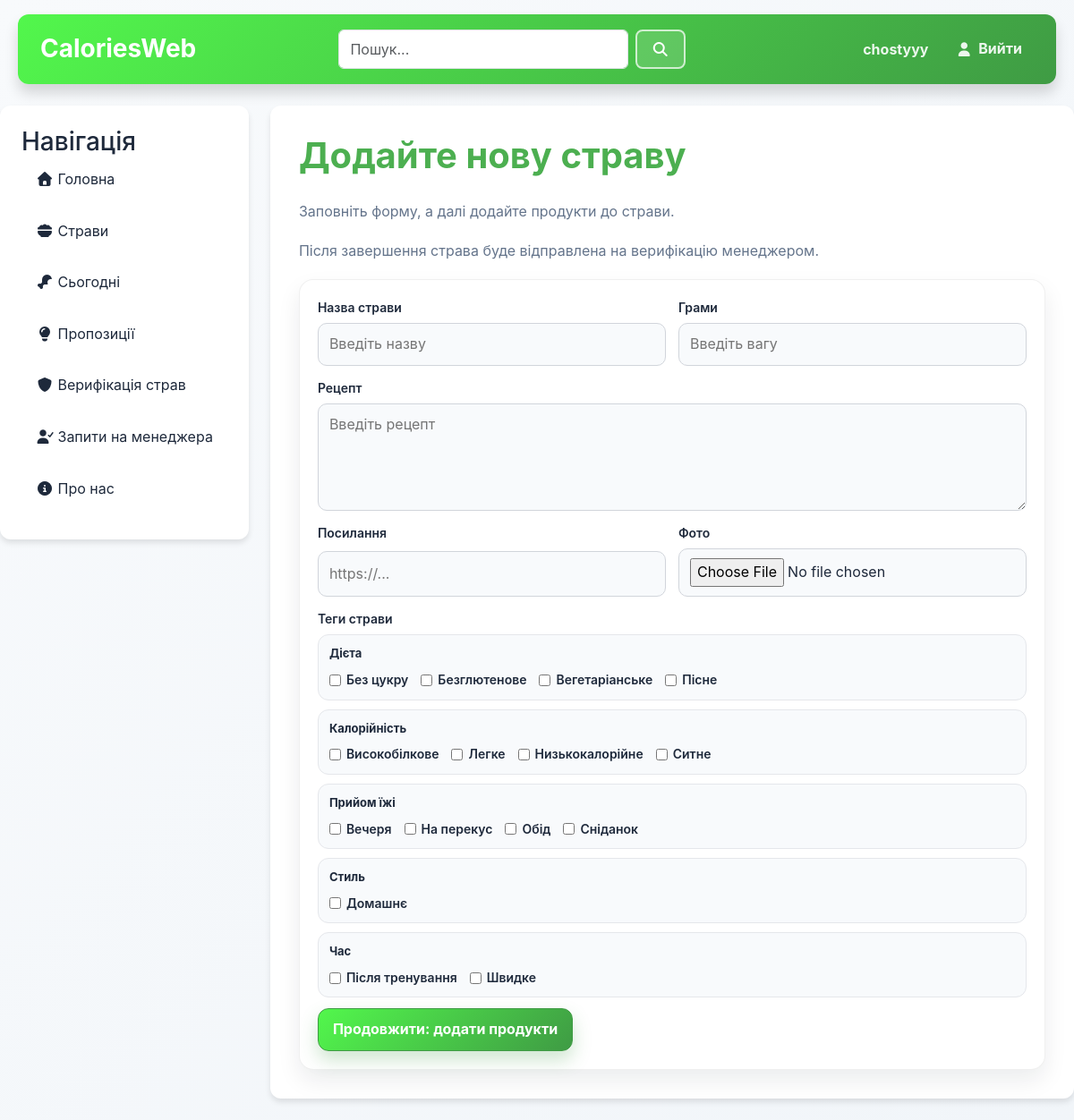
Screenshot of /meals/add/ (signed in) with the database file from the repository.
### meals/models.py (models this page shows, shortened)
class Tag(models.Model):
    name = models.CharField(max_length=50)
    type = models.CharField(max_length=50, null=True)

### meals/views.py (the view, shortened to what this page needs)
# urls.py: path("add/", views.add_meal, name="add_meal"),
def add_meal(request):
    if not request.user.is_authenticated:
        return redirect("main:logIn")
    user_details = getattr(request.user, "details", None)
    if not user_details or user_details.current_streak < 30:
        return redirect("meals:meals")
    if user_details.account_status != "active" or user_details.is_banned:
        return redirect("meals:meals")
    all_tags = Tag.objects.order_by("type", "name")
    grouped_tags = []
    for tag in all_tags:
        group_name = (tag.type or "Інше").strip() if tag.type else "Інше"
        if grouped_tags and grouped_tags[-1]["type"] == group_name:
            grouped_tags[-1]["tags"].append(tag)
        else:
            grouped_tags.append({
                "type": group_name,
                "tags": [tag],
            })
    selected_tag_ids = []
    return render(request, "meals/addMeal.html", {
        "grouped_tags": grouped_tags,
        "selected_tag_ids": selected_tag_ids,
    })

### meals/templates/meals/addMeal.html (shortened to what this page needs)
{% extends "main/layout.html" %}
{% load static %}
{% block extra_css %}
    <link rel="stylesheet" href="{% static 'meals/css/meals.css' %}?v=1">
{% endblock %}
{% block content %}
    <div class="meal-form-page">
        <h1 class="meal-form-heading">Додайте нову страву</h1>
        <p class="meal-form-subheading">Заповніть форму, а далі додайте продукти до страви.</p>
        <p class="meal-form-subheading">Після завершення страва буде відправлена на верифікацію менеджером.</p>
        <form method="post" enctype="multipart/form-data" class="meal-form-card">
            <div class="meal-form-grid">
                <div class="meal-form-group">
                    <label for="name">Назва страви</label>
                    <input type="text" id="name" name="name" class="meal-form-input" placeholder="Введіть назву" required>
                </div>
                <div class="meal-form-group">
                    <label for="grams">Грами</label>
                    <input type="number" id="grams" name="grams" class="meal-form-input" placeholder="Введіть вагу" required>
                </div>
                <div class="meal-form-group meal-form-group-full">
                    <label for="recipe">Рецепт</label>
                    <textarea id="recipe" name="recipe" class="meal-form-input meal-form-textarea" placeholder="Введіть рецепт"></textarea>
                </div>
                <div class="meal-form-group">
                    <label for="link">Посилання</label>
                    <input type="url" id="link" name="link" class="meal-form-input" placeholder="https://...">
                </div>
                <div class="meal-form-group">
                    <label for="image">Фото</label>
                    <input type="file" id="image" name="image" class="meal-form-input" accept="image/*">
                </div>
                <div class="meal-form-group meal-form-group-full">
                    <label>Теги страви</label>
                    {% if grouped_tags %}
                        <div class="meal-tag-groups">
                            {% for group in grouped_tags %}
                                <div class="meal-tag-group">
                                    <p class="meal-tag-group-title">{{ group.type }}</p>
                                    <div class="meal-tag-options">
                                        {% for tag in group.tags %}
                                            <label class="meal-tag-option">
                                                <input type="checkbox" name="tag" value="{{ tag.id }}" {% if tag.id in selected_tag_ids %}checked{% endif %}>
                                                {{ tag.name }}
                                            </label>
                                        {% endfor %}
                                    </div>
                                </div>
                            {% endfor %}
                        </div>
                    {% else %}
                        <p class="meal-form-subheading">Тегів поки що немає.</p>
                    {% endif %}
                </div>
            </div>
            <div class="meal-form-actions">
                <button type="submit" class="meal-form-btn">Продовжити: додати продукти</button>
            </div>
        </form>
    </div>
{% endblock %}

### main/templates/main/layout.html (shortened to what this page needs)
{% load static %}
<!DOCTYPE html>
<html lang="en">
<head>
    <link href="https://cdn.jsdelivr.net/npm/bootstrap@5.3.8/dist/css/bootstrap.min.css" rel="stylesheet">
    <link rel="stylesheet" href="{% static 'main/css/main.css' %}">
    <link rel="stylesheet" href="https://cdnjs.cloudflare.com/ajax/libs/font-awesome/7.0.1/css/all.min.css">
    {% block extra_css %}{% endblock %}
</head>
<body>
<header>
    <table>
        <tr>
            <th style="text-align: left;" style="width: fit-content;">
                <a href="{% url 'main:home' %}" style="width: fit-content;" >
                    <h1 style="width: fit-content;">CaloriesWeb</h1>
                </a>
            </th>
            <th style="text-align: center; width: 35%;">
                <form action="{% url 'meals:search' %}" method="get" class="d-flex">
                    <input class="form-control" type="text" name="q" placeholder="Пошук...">
                    <button class="btn btn-outline-danger ms-2" type="submit">
                        <i class="fa-solid fa-magnifying-glass"></i>
                    </button>
                </form>
            </th>
            <th style="text-align: right;">
                {% if user.is_authenticated %}
                    <a href="{% url 'user:user_detail' user.id %}"><span>{{ user.username }}</span></a>
                    <a href="{% url 'main:logOut' %}">
                        <span><i class="fa-solid fa-user"></i> Вийти</span>
                    </a>
                {% endif %}
            </th>
        </tr>
    </table>
</header>
<main class="layout">
    <aside>
        <h3>Навігація</h3>
        <ul>
            <a href="{% url 'main:home' %}">
                <li><i class="fa-solid fa-house"></i> Головна</li>
            </a>
            <a href="{% url 'meals:meals' %}">
                <li><i class="fa-solid fa-bowl-food"></i> Страви</li>
            </a>
            <a href="{% url 'today:today' %}">
                <li><i class="fa-solid fa-drumstick-bite"></i> Сьогодні</li>
            </a>
            <a href="{% url 'meals:suggestions' %}">
                <li><i class="fa-solid fa-lightbulb"></i> Пропозиції</li>
            </a>
            {% if is_manager or is_admin %}
                <a href="{% url 'meals:verification_list' %}">
                    <li><i class="fa-solid fa-shield"></i> Верифікація страв</li>
                </a>
            {% endif %}
            {% if is_admin %}
                <a href="{% url 'user:manager_requests' %}">
                    <li><i class="fa-solid fa-user-check"></i> Запити на менеджера</li>
                </a>
            {% endif %}
            <a href="{% url 'main:about' %}">
                <li><i class="fa-solid fa-circle-info"></i> Про нас</li>
            </a>
        </ul>
    </aside>
    <div class="main-content">
        {% block content %}
        {% endblock %}
    </div>
</main>
</body>
</html>

### main/static/main/css/main.css (style rules this page uses)
* { box-sizing: border-box; }
html { -webkit-text-size-adjust: 100%; text-size-adjust: 100%; }
body, h1, h2, h3, h4, h5, h6, p, ul, ol, dl, dd, figure, blockquote, pre { margin: 0; }
ul, ol { padding: 0; }
input, button, textarea, select { font: inherit; }
input, textarea, select { color: inherit; }
:root { --primary: #4caf50; --primary-dark: #3f9b44; --primary-light: #8fd9a0; --primary-gradient: linear-gradient(135deg, #52f74c 0%, #3f9b44 100%); --primary-rgb: 76, 175, 80; --primary-dark-rgb: 63, 155, 68; --secondary: #ec4899; --accent: #f59e0b; --success: #10b981; --success-rgb: 16, 185, 129; --warning: #f59e0b; --warning-rgb: 245, 158, 11; --warning-light-rgb: 251, 191, 36; --neutral: #94a3b8; --neutral-rgb: 148, 163, 184; --slate-rgb: 100, 116, 139; --danger: #ef4444; --danger-bg: #fff4f4; --danger-soft: #fee2e2; --danger-border: #fecaca; --danger-ink: #991b1b; --danger-ink-dark: #7f1d1d; --white: #ffffff; --surface-muted: #f3f4f6; --bg-light: #f8fafc; --bg-page-end: #f1f5f9; --text-dark: #1e293b; --text-gray: #64748b; --border: #e2e8f0; --line: #e5e7eb; --line-soft: #eef2f7; --shadow-sm: 0 1px 2px rgba(0, 0, 0, 0.05); --shadow-md: 0 4px 6px rgba(0, 0, 0, 0.1); --shadow-lg: 0 10px 15px rgba(0, 0, 0, 0.15); }
body { background: linear-gradient(135deg, var(--bg-light) 0%, var(--bg-page-end) 100%); margin: 0; font-family: -apple-system, BlinkMacSystemFont, 'Segoe UI', Roboto, Oxygen, Ubuntu, Cantarell, sans-serif; color: var(--text-dark); line-height: 1.6; }
.btn-outline-danger { border: 2px solid var(--primary); color: var(--primary); background: none; padding: 8px 16px; border-radius: 8px; font-weight: 600; cursor: pointer; transition: all 0.3s ease; }
.btn { border-radius: 8px; font-weight: 600; transition: all 0.3s ease; cursor: pointer; }
header { background: var(--primary-gradient); box-shadow: var(--shadow-lg); margin: 16px 20px; padding: 16px 24px; border-radius: 12px; position: sticky; top: 0; z-index: 100; }
header table { width: 100%; }
header h1 { margin: 0; padding: 0; color: white; font-size: 28px; font-weight: 700; }
header a { text-decoration: none; color: rgba(255, 255, 255, 0.9); transition: color 0.3s ease; }
header a span { padding: 0 12px; }
header th:last-child a span { display: inline-flex; align-items: center; gap: 6px; padding: 8px 12px; border-radius: 10px; border: 1px solid transparent; transition: background-color 0.2s ease, border-color 0.2s ease, transform 0.2s ease, box-shadow 0.2s ease; }
header .btn-outline-danger { border: 2px solid rgba(255, 255, 255, 0.7); color: var(--white); background: rgba(255, 255, 255, 0.14); }
main.layout { display: flex; gap: 24px; margin: 24px 20px; max-width: 1400px; margin-left: auto; margin-right: auto; }
aside { background-color: var(--white); box-shadow: var(--shadow-md); border-radius: 12px; width: fit-content; padding: 24px; height: fit-content; position: sticky; top: 100px; }
aside ul { list-style: none; padding: 0; margin: 0; }
aside ul li { padding: 12px 16px; margin-bottom: 8px; border-radius: 8px; transition: all 0.3s ease; color: var(--text-dark); cursor: pointer; }
aside a { text-decoration: none; color: inherit; }
.main-content { background-color: var(--white); box-shadow: var(--shadow-md); border-radius: 12px; flex: 1; padding: 32px; }
.main-content h1 { color: var(--primary); margin-bottom: 8px; font-weight: 700; }
a { color: var(--primary); text-decoration: none; transition: color 0.3s ease; }

### rows the page displays
Tag: type "Дієта", name "Без цукру"
Tag: name "Безглютенове"
Tag: name "Вегетаріанське"
Tag: name "Пісне"
Tag: type "Калорійність", name "Високобілкове"
Tag: name "Легке"
Tag: name "Низькокалорійне"
Tag: name "Ситне"
Tag: type "Прийом їжі", name "Вечеря"
Tag: name "На перекус"
Tag: name "Обід"
Tag: name "Сніданок"
Tag: type "Стиль", name "Домашнє"
Tag: type "Час", name "Після тренування"
Tag: name "Швидке"

### other values shown
{{ user.username }} "chostyyy"
